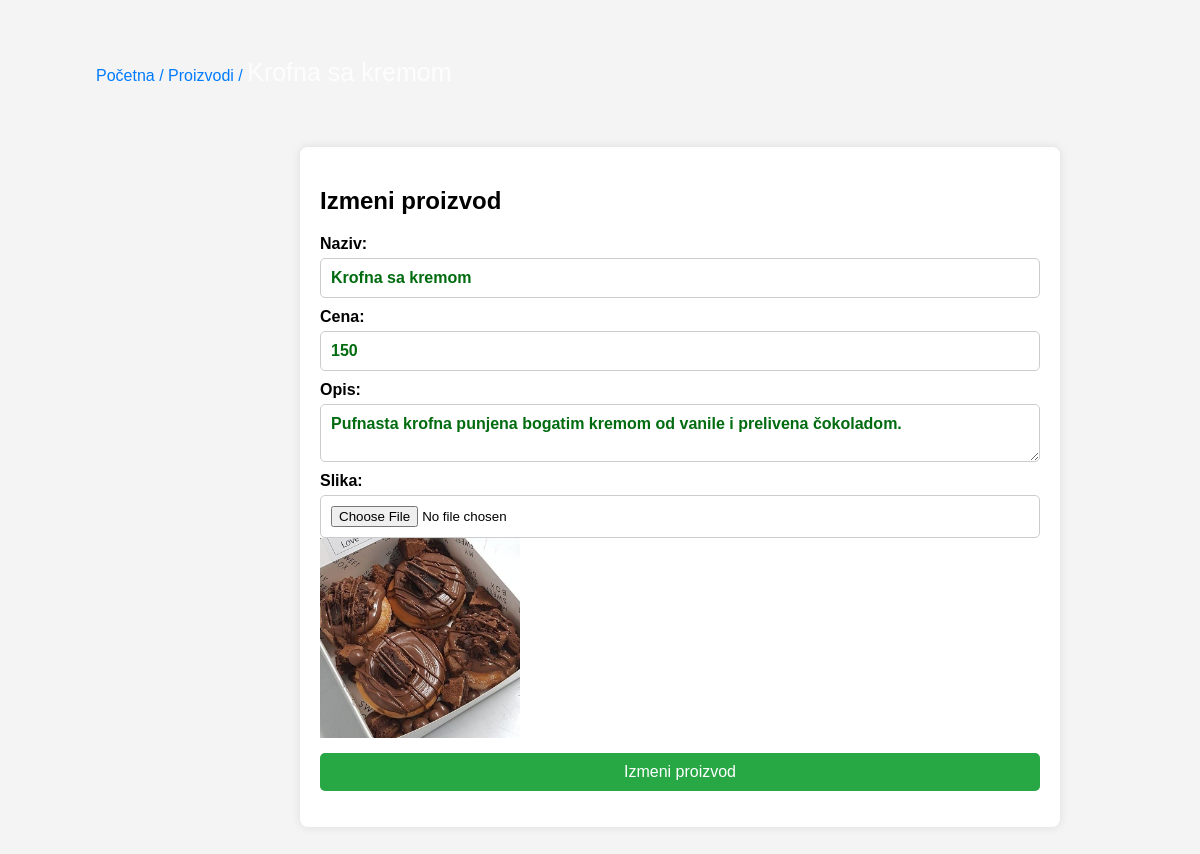
Screenshot of /admin/view/editProduct.php?id=25 with the database file from the repository.
### tables this page shows
CREATE TABLE IF NOT EXISTS `proizvod` (
  `id` int(10) unsigned NOT NULL AUTO_INCREMENT,
  `naziv` varchar(50) NOT NULL DEFAULT '0',
  `opis` varchar(255) NOT NULL,
  `kategorija` varchar(30) NOT NULL DEFAULT 'ostalo',
  `cena` double NOT NULL DEFAULT 0,
  `zalihe` int(11) NOT NULL DEFAULT 0,
  `slika` varchar(255) NOT NULL DEFAULT '0',
  PRIMARY KEY (`id`)
);

### admin/model/editProductModel.php (called while the page is built, shortened)
<?php
include_once("../config/database.php");
if(isset($_GET["id"])){
$product_id = mysqli_real_escape_string($con, $_GET["id"]);
$query = "SELECT * FROM proizvod WHERE id='$product_id'";
$query_run = mysqli_query($con, $query);
if ($query_run && mysqli_num_rows($query_run) > 0) {
    $product = mysqli_fetch_array($query_run);
} else {
    die("Greška: Proizvod nije pronađen.");
}
}
?>

### admin/view/editProduct.php (the view, shortened to what this page needs)
<?php
include "../model/editProductModel.php";
?>
<html lang="en">
<head>
    <link rel="stylesheet" href="../public/dodajProizvod.css">
    <link rel="stylesheet" href="../public/breadcrumb.css">
</head>
<body>
    <div>
    <div aria-label="breadcrumb">
        <ol class="breadcrumb">
            <li class="breadcrumb-item"><a href="/Poslasticarnica/admin/admin-dashboard.php">Početna /</a></li>
            <li class="breadcrumb-item"><a href="/Poslasticarnica/admin/admin-dashboard.php?page=proizvodi">Proizvodi /</a></li>
            <li class="breadcrumb-item active" aria-current="page"><?= $product['naziv'] ?></li>
        </ol>
</div>
<div class="container">
    <h2 id="dodaj-proizod">Izmeni proizvod</h2>
    <form action="../model/editProductModel.php?id=<?= $product['id'] ?>" method="POST" enctype="multipart/form-data">
                <label for="naziv">Naziv:</label>
                <input type="text" name="naziv" value="<?= $product['naziv']?>">
                <label for="cena">Cena:</label>
                <input type="number" name="cena" value="<?= $product['cena']?>">
                <label for="opis">Opis:</label>
                <textarea name="opis" type="text"><?= $product['opis'] ?></textarea>
                <label for="slika">Slika:</label>
                <input type="file" name="slika">
                <?php if (!empty($product['slika'])): ?>
                    <div>
                        <img src="/Poslasticarnica/<?= $product['slika'] ?>" alt="Trenutna slika" style="max-width: 200px; max-height: 200px;">
                    </div>
                <?php endif; ?>
                <button type="submit" name="edit-product">Izmeni proizvod</button>
                </form>
</div>
</body>
</html>

### admin/public/dodajProizvod.css (style rules this page uses)
body { font-family: Arial, sans-serif; background-color: #f4f4f4; margin: 0; padding: 0; }
.container { width: 60%; margin: 50px 300px ; background: white; padding: 20px; box-shadow: 0px 0px 10px rgba(0, 0, 0, 0.1); border-radius: 8px; }
label { font-weight: bold; display: block; margin-top: 10px; }
input[type="text"], input[type="number"], textarea { font-weight: bold; font-size: medium; font-family: Arial, sans-serif; color: rgb(0, 107, 15); }
input[type="text"], input[type="email"], input[type="password"], input[type="number"], textarea, input[type="file"] { width: 100%; padding: 10px; margin-top: 5px; border: 1px solid #ccc; border-radius: 5px; }
button { width: 100%; padding: 10px; background-color: #28a745; color: white; border: none; cursor: pointer; font-size: 16px; margin-top: 15px; border-radius: 5px; }

### admin/public/breadcrumb.css (style rules this page uses)
.breadcrumb { margin: 3em; margin-left: 6em; background-color: transparent; padding: 10px 0; list-style: none; margin-bottom: 20px; }
.breadcrumb-item { display: inline; font-size: 1em; }
.breadcrumb-item a { color: #007bff; text-decoration: none; }
.breadcrumb-item.active { font-size: 25px; color: #fdfdfd; }

### rows the page displays
proizvod: naziv "Krofna sa kremom", cena "150", opis "Pufnasta krofna punjena bogatim kremom od vanile i prelivena čokoladom.", slika (picture)
